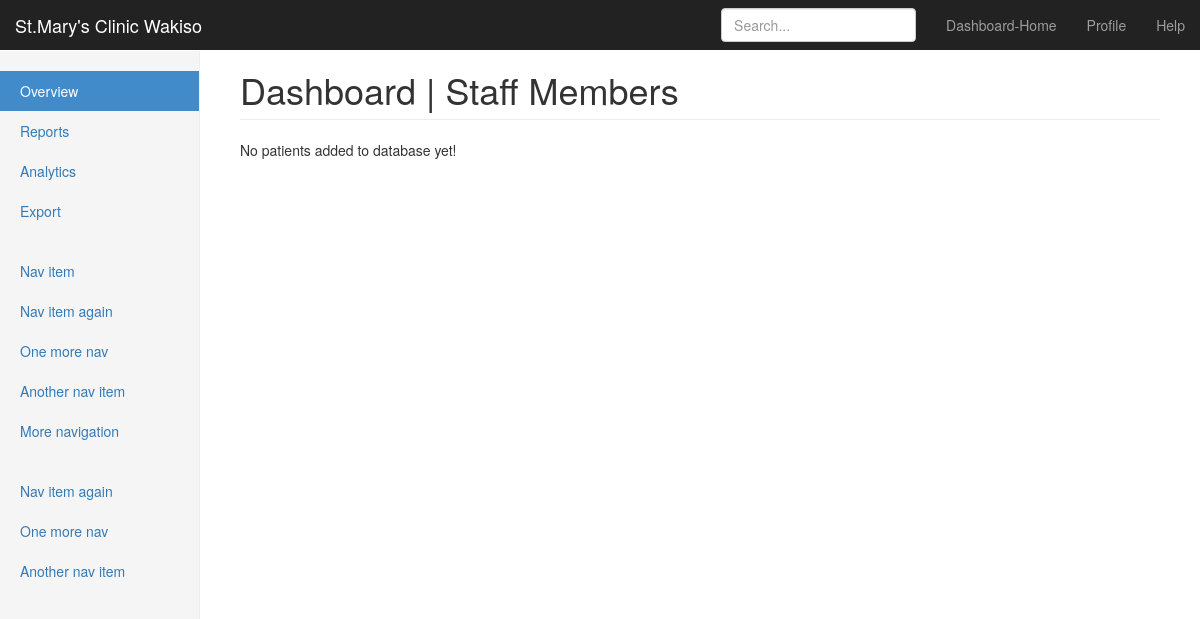
The app's page /clinic/staff/, older data.
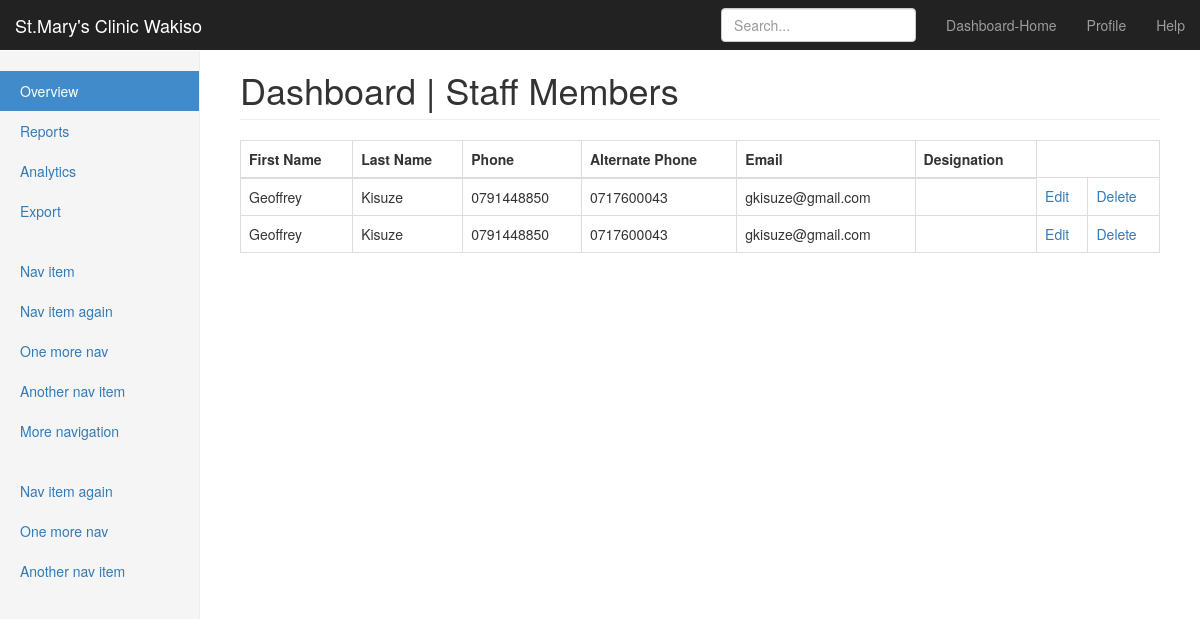
The same page, newer data.
### clinic/models.py (models this page shows, shortened)
class Staff(models.Model):
    first_name = models.CharField(max_length=30,verbose_name='First Name')
    last_name = models.CharField(max_length=30,verbose_name='Last Name')
    phone = models.CharField(max_length=30,verbose_name='phone')
    alternate_phone = models.CharField(max_length=30,blank=True,verbose_name='Alternate Phone')
    email = models.EmailField(blank=True,verbose_name='email')
    designation = models.CharField(max_length=50,choices=STAFF_DESIGNATION,verbose_name='designation')
    class Meta:
        verbose_name_plural = 'Staff'
        ordering =['first_name']
    def _get_full_name(self):
        """ returns the person's full name """
        return u'%s  %s' % (self.first_name, self.last_name)
    full_name = property(_get_full_name)

### clinic/views.py (the view)
class StaffListView(ListView):
    model = Staff
    context_object_name = "staff"
    template_name = "clinic/staff_list.html"

### templates/clinic/staff_list.html
{%extends 'clinic/base.html'%}
        {%block title_heading%}
         Staff Members
        {%endblock%}
        {%block content%}
        {% if staff%}
        <table class="table table-bordered">
            <thead>
              <tr>
                  <th> First Name</th>
                  <th> Last Name</th>
                  <th> Phone</th>
                  <th> Alternate Phone</th>
                  <th> Email</th>
                  <th> Designation</th>
              </tr>
            </thead>
            <tbody>
            {%for member in staff%}
            <tr>
                <td>{{member.first_name}}</td>
                <td>{{member.last_name}}</td>
                <td>{{member.phone}}</td>
                <td>{{member.alternate_phone}}</td>
                <td>{{member.email}}</td>
                <td>{{member.deignation}}</td>
                <td><a href="/clinic/staff/edit/{{member.id}}">Edit</a></td>
                <td><a href="/clinic/staff/delete/{{member.id}}">Delete</a></td>
            </tr>
            {%endfor%}
            </tbody>
        </table>
        {%else%}
        <p> No patients added to database yet!</p>
        {%endif%}
        {%endblock%}

Row changes from the older to the newer data that the page shows:
added Staff: first_name "Geoffrey", last_name "Kisuze", phone "0791448850", alternate_phone "0717600043", email "gkisuze@gmail.com"
added Staff: first_name "Geoffrey", last_name "Kisuze", phone "0791448850", alternate_phone "0717600043", email "gkisuze@gmail.com"
Text that changed along with them:
text no longer shown: "No patients added to database yet!"
text now shown: "First Name Last Name Phone Alternate Phone Email Designation"
